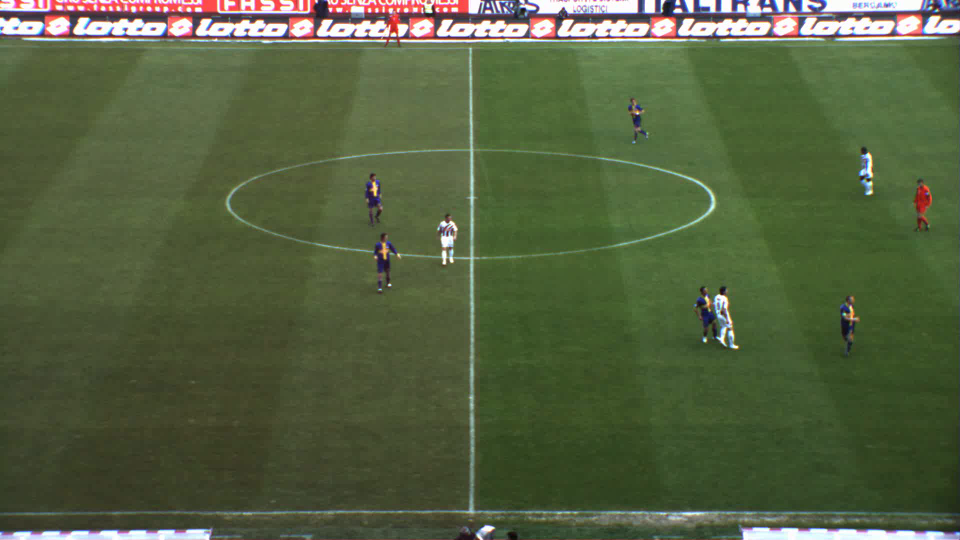
#> input picture soccer/test_bev.png, 1920 x 1080 px (shown at 1/2 size)
$ python -i BirdEyeViewDrawer.py   (imports and definitions only)
#> lines starting #> are read from the running program, lines starting #| are printed output that depends on the picture
import cv2
import numpy as np
from soccer import Match, Player, Team
from scipy.optimize import linear_sum_assignment


class BirdEyeViewDrawer:
    """
    A class for drawing bird's eye view representation of players and ball on a given frame.
    """

    # [138 lines left out: functions __init__, bird_eye_view, draw_bird_eye_view, update_filters, not called in this run]

    def process_frame(self, frame_data):
        self.update_filters(frame_data)
        return self.kalman_filters


class KalmanFilter2D:
    """
    A class implementing a 2D Kalman filter for tracking objects.
    """

    # [34 lines left out: functions __init__, predict, not called in this run]

    def update(self, measurement):
        # Update the state with the new measurement
        self.kalman.correct(np.array([[measurement[0]], [measurement[1]]], dtype=np.float32))

    # [24 lines left out: functions get_prediction, getLastpred, not called in this run]

    def __del__(self):
        print(f"Instance  is being destroyed.")


class Point:
    """
    A class representing a point in the tracking system.
    """

    # [36 lines left out: functions __init__, renew_all, result_color_rem, not called in this run]

    def uppdate_coords(self, new_coords):
        self.old_coord = self.coord
        self.coord = new_coords


# [269 lines left out: functions euclidean_distance, init_track, mahalanobis_distance, exchange_tracker, assign_id, addWeightedSmallImgToLargeImg and 2 more, not called in this run]

>>> import cv2
>>> picture = cv2.imread('test_bev.png')
#> picture is the input picture: shape (1080, 1920, 3); mean B, G, R 64.2, 96.7, 84.2
>>> result = detect_circle_diameter(picture)
#> in detect_circle_diameter, `gray_image = cv2.cvtColor(image, cv2.COLOR_BGR2GRAY)`:
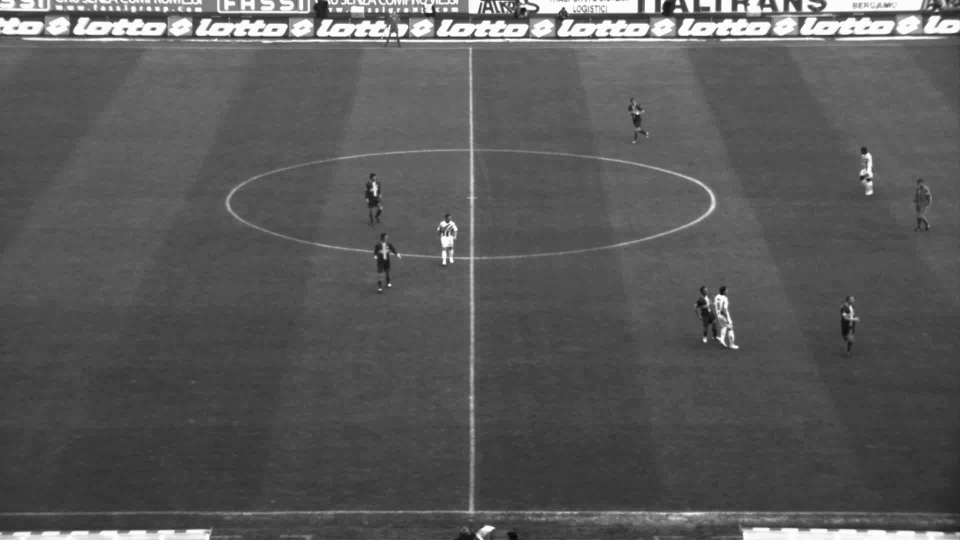
#> gray_image: shape (1080, 1920) (shown at 1/2 size); min 2, max 255, mean 89.2
#> in detect_circle_diameter, `circles = cv2.HoughCircles(blurred_image, cv2.HOUGH_GRADIENT, dp=1, mi..`: circles = [[1233.5, 203.5, 289.5], [651.5, 213.5, 279.6], [1163.5, 204.5, 219.8]]
#> in detect_circle_diameter, `circles = np.round(circles[0, :]).astype("int")`: circles = [[1234, 204, 290], [652, 214, 280], [1164, 204, 220]]
#> in detect_circle_diameter, `largest_circle = max(circles, key=lambda x: x[2])`: largest_circle = [1234, 204, 290]
#> in detect_circle_diameter, `diameter_pixels = largest_circle[2] * 2`: diameter_pixels = 580
#> result = 580
